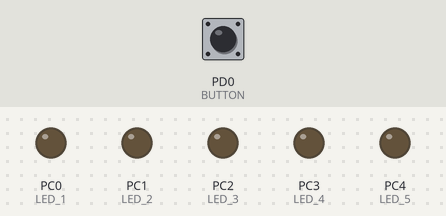
The program below on a simulated ATmega328P, built with avr-gcc and emulated at 16 MHz. Shown: output pins drawn as LEDs (lit = HIGH). Dashed ring = blinking. Inputs (shaded band) come from the test bench; at power-on: PD0 (BUTTON) HIGH.

Above: at 1.2 s.
1.3 s: PD0 (BUTTON) pulled LOW for 0.15 s
At 1.67 s:
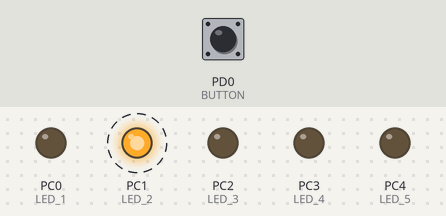
4.3 s: PD0 (BUTTON) pulled LOW for 1 s
At 4.92 s:
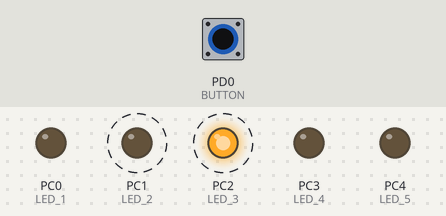
7.3 s: PD0 (BUTTON) pulled LOW for 3.2 s
At 7.42 s:
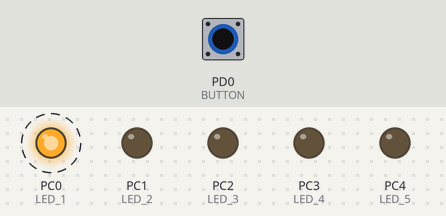
Timing chart, 0 to 12.8 s (numbered marks = the images above; inputs shaded):
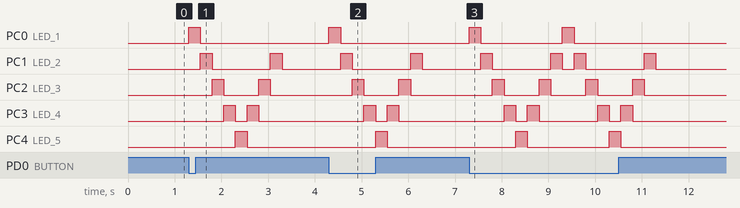

The program:

main.c
```c
/*
 * knight_rider.c
 *
 * Created: 06.10.2020 13:36:31
 * Author : krystof michal
 */

/* Defines -----------------------------------------------------------*/
#define LED_1	PC0
#define LED_2	PC1
#define LED_3	PC2
#define LED_4	PC3
#define LED_5	PC4
#define BUTTON		PD0
#define BLINK_DELAY 250
#ifndef F_CPU
#define F_CPU 16000000      // CPU frequency in Hz required for delay
#endif

/* Includes ----------------------------------------------------------*/
#include <util/delay.h>     // Functions for busy-wait delay loops
#include <avr/io.h>         // AVR device-specific IO definitions

/* Functions ---------------------------------------------------------*/
/**
 * Main function where the program execution begins. Toggle two LEDs
 * when a push button is pressed.
 */
int main(void)
{
	//setup LEDs

	DDRC = DDRC | (1<<LED_1);
	PORTC = PORTC & ~(1<<LED_1); //active when set to 0
	DDRC = DDRC | (1<<LED_2);
	PORTC = PORTC & ~(1<<LED_2); //active when set to 0
	DDRC = DDRC | (1<<LED_3);
	PORTC = PORTC & ~(1<<LED_3); //active when set to 0
	DDRC = DDRC | (1<<LED_4);
	PORTC = PORTC & ~(1<<LED_4); //active when set to 0
	DDRC = DDRC | (1<<LED_5);
	PORTC = PORTC & ~(1<<LED_5); //active when set to 0

	DDRD = DDRD & ~(1<<BUTTON); //set input
	PORTD = PORTD | (1<<BUTTON);//enable internal pull-up
    // Infinite loop
    while (1)
    {
		if(bit_is_clear(PIND, BUTTON))
		{
		PORTC = PORTC ^ (1<<LED_1);
		_delay_ms(BLINK_DELAY);
		PORTC = PORTC ^ (1<<LED_1);
		PORTC = PORTC ^ (1<<LED_2);
		_delay_ms(BLINK_DELAY);
		PORTC = PORTC ^ (1<<LED_2);
		PORTC = PORTC ^ (1<<LED_3);
		_delay_ms(BLINK_DELAY);
		PORTC = PORTC ^ (1<<LED_3);
		PORTC = PORTC ^ (1<<LED_4);
		_delay_ms(BLINK_DELAY);
		PORTC = PORTC ^ (1<<LED_4);
		PORTC = PORTC ^ (1<<LED_5);
		_delay_ms(BLINK_DELAY);
		PORTC = PORTC ^ (1<<LED_5);
		PORTC = PORTC ^ (1<<LED_4);
		_delay_ms(BLINK_DELAY);
		PORTC = PORTC ^ (1<<LED_4);
		PORTC = PORTC ^ (1<<LED_3);
		_delay_ms(BLINK_DELAY);
		PORTC = PORTC ^ (1<<LED_3);
		PORTC = PORTC ^ (1<<LED_2);
		_delay_ms(BLINK_DELAY);
		PORTC = PORTC ^ (1<<LED_2);
		}
    }

    // Will never reach this
    return 0;
}
```

Measured:
- after the input at 1.3 s, PC0 (LED_1): LOW → HIGH at once, → LOW 0.25 s later; PC1 (LED_2): alternates HIGH for 0.25 s and LOW for 1.3 s, starting after 0.25 s
- after the input at 4.3 s, PC0 (LED_1): LOW → HIGH at once, → LOW 0.25 s later; PC1 (LED_2): alternates HIGH for 0.25 s and LOW for 1.3 s, starting after 0.25 s
- after the input at 7.3 s, PC0 (LED_1): alternates HIGH for 0.25 s and LOW for 1.8 s, 4 changes in all, then stays LOW, starting at once; PC1 (LED_2): LOW → HIGH after 0.25 s, → LOW 0.25 s later, → HIGH 1.3 s later, → LOW 0.25 s later, … (8 changes in this stretch)
